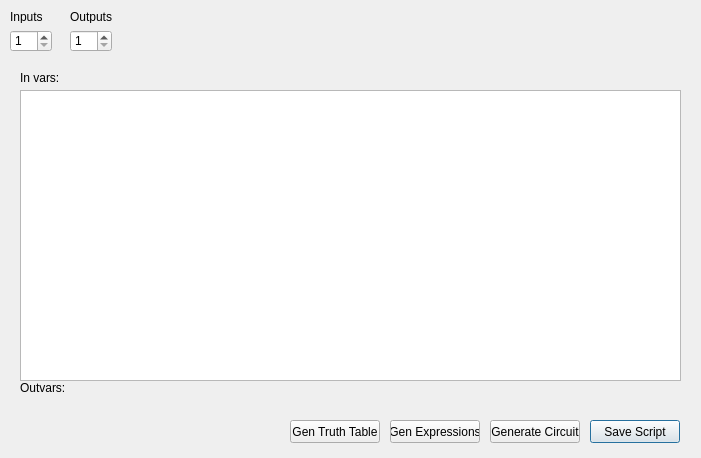
<?xml version="1.0" encoding="UTF-8"?>
<ui version="4.0">
 <class>DLG_EditScript</class>
 <widget class="QDialog" name="DLG_EditScript">
  <property name="geometry">
   <rect>
    <x>0</x>
    <y>0</y>
    <width>701</width>
    <height>458</height>
   </rect>
  </property>
  <property name="windowTitle">
   <string>Edit</string>
  </property>
  <widget class="QSpinBox" name="spinBox_inputs">
   <property name="geometry">
    <rect>
     <x>10</x>
     <y>30</y>
     <width>42</width>
     <height>22</height>
    </rect>
   </property>
   <property name="minimum">
    <number>1</number>
   </property>
   <property name="maximum">
    <number>5</number>
   </property>
  </widget>
  <widget class="QSpinBox" name="spinBox_outputs">
   <property name="geometry">
    <rect>
     <x>70</x>
     <y>30</y>
     <width>42</width>
     <height>22</height>
    </rect>
   </property>
   <property name="minimum">
    <number>1</number>
   </property>
   <property name="maximum">
    <number>5</number>
   </property>
  </widget>
  <widget class="QLabel" name="lbl_inputs">
   <property name="geometry">
    <rect>
     <x>10</x>
     <y>10</y>
     <width>47</width>
     <height>13</height>
    </rect>
   </property>
   <property name="text">
    <string>Inputs</string>
   </property>
  </widget>
  <widget class="QLabel" name="lbl_outputs">
   <property name="geometry">
    <rect>
     <x>70</x>
     <y>10</y>
     <width>47</width>
     <height>13</height>
    </rect>
   </property>
   <property name="text">
    <string>Outputs</string>
   </property>
  </widget>
  <widget class="QTextEdit" name="textEdit_script">
   <property name="geometry">
    <rect>
     <x>20</x>
     <y>90</y>
     <width>661</width>
     <height>291</height>
    </rect>
   </property>
  </widget>
  <widget class="QPushButton" name="btn_setScript">
   <property name="geometry">
    <rect>
     <x>590</x>
     <y>420</y>
     <width>90</width>
     <height>23</height>
    </rect>
   </property>
   <property name="text">
    <string>Save Script</string>
   </property>
  </widget>
  <widget class="QLabel" name="lbl_startScript">
   <property name="geometry">
    <rect>
     <x>20</x>
     <y>70</y>
     <width>361</width>
     <height>16</height>
    </rect>
   </property>
   <property name="text">
    <string>In vars:</string>
   </property>
  </widget>
  <widget class="QLabel" name="lbl_endScript">
   <property name="geometry">
    <rect>
     <x>20</x>
     <y>380</y>
     <width>361</width>
     <height>16</height>
    </rect>
   </property>
   <property name="text">
    <string>Outvars:</string>
   </property>
  </widget>
  <widget class="QPushButton" name="btn_genCircuit">
   <property name="geometry">
    <rect>
     <x>490</x>
     <y>420</y>
     <width>90</width>
     <height>23</height>
    </rect>
   </property>
   <property name="text">
    <string>Generate Circuit</string>
   </property>
  </widget>
  <widget class="QPushButton" name="btn_genTuthTable">
   <property name="geometry">
    <rect>
     <x>290</x>
     <y>420</y>
     <width>90</width>
     <height>23</height>
    </rect>
   </property>
   <property name="text">
    <string>Gen Truth Table</string>
   </property>
  </widget>
  <widget class="QPushButton" name="btn_Save">
   <property name="geometry">
    <rect>
     <x>620</x>
     <y>60</y>
     <width>24</width>
     <height>24</height>
    </rect>
   </property>
   <property name="styleSheet">
    <string notr="true"/>
   </property>
   <property name="text">
    <string/>
   </property>
   <property name="icon">
    <iconset resource="../resouces.qrc">
     <normaloff>:/Resources/Button Icons/icon-file-down.png</normaloff>:/Resources/Button Icons/icon-file-down.png</iconset>
   </property>
   <property name="iconSize">
    <size>
     <width>24</width>
     <height>24</height>
    </size>
   </property>
   <property name="flat">
    <bool>true</bool>
   </property>
  </widget>
  <widget class="QPushButton" name="btn_load">
   <property name="geometry">
    <rect>
     <x>650</x>
     <y>60</y>
     <width>24</width>
     <height>24</height>
    </rect>
   </property>
   <property name="layoutDirection">
    <enum>Qt::LeftToRight</enum>
   </property>
   <property name="styleSheet">
    <string notr="true"/>
   </property>
   <property name="text">
    <string/>
   </property>
   <property name="icon">
    <iconset resource="../resouces.qrc">
     <normaloff>:/Resources/Button Icons/icon-file-up.png</normaloff>:/Resources/Button Icons/icon-file-up.png</iconset>
   </property>
   <property name="iconSize">
    <size>
     <width>24</width>
     <height>24</height>
    </size>
   </property>
   <property name="flat">
    <bool>true</bool>
   </property>
  </widget>
  <widget class="QPushButton" name="btn_genExpressions">
   <property name="geometry">
    <rect>
     <x>390</x>
     <y>420</y>
     <width>90</width>
     <height>23</height>
    </rect>
   </property>
   <property name="text">
    <string>Gen Expressions</string>
   </property>
  </widget>
 </widget>
 <resources>
  <include location="../resouces.qrc"/>
 </resources>
 <connections/>
</ui>
